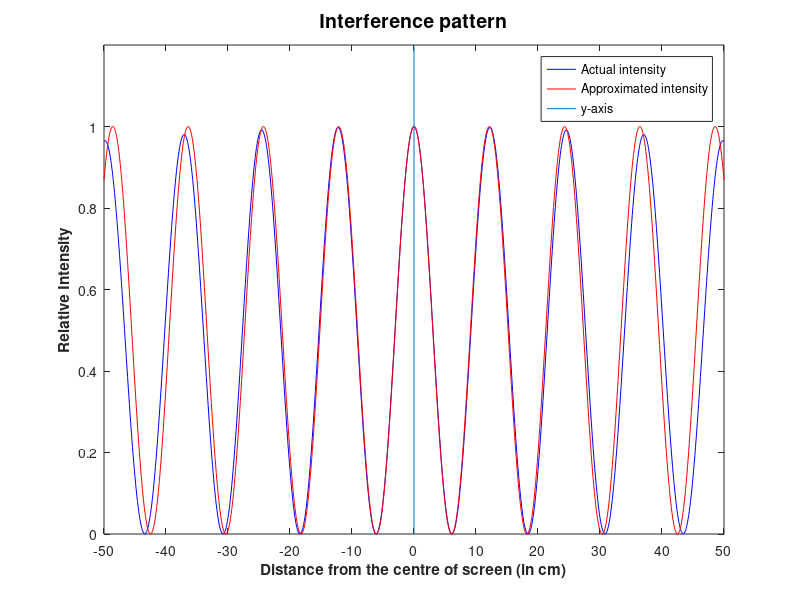

Reproduce this figure in MATLAB.
% Script to model the interference between 2 point sources
% separated by a distance d and on a line parallel to a screen
% at a distance D.
% variables names as in Fig. 1 in the lab. script
%
% CHANGE THESE VALUES ACCORDING TO YOUR EXPERIMENTAL SETUP:
d=0.63;             % separation between the sources (in m)
D=2.55;             % distance from sources to screen (in m)
lambda=0.03;        % wavelength (in m)
k=2*pi/lambda;
%
x=-0.5:0.001:0.5;   % to cover 50 cm at either side of the centre
theta1=atan((d/2-x)/D);
theta2=atan((d/2+x)/D);
l1=D./cos(theta1);
l2=D./cos(theta2);
j=0+i;
Et=exp(-j*k*l1)./l1+exp(-j*k*l2)./l2;
Et=Et.*conj(Et)/(max(Et)^2);

Et_approx=2/D*cos((k*d*x)/(2*D)); %code to plot the approximation of the intensity
Et_approx=Et_approx.*conj(Et_approx)/(max(Et_approx)^2);

%
y=x*100;            % converting to cm
plot(y,abs(Et),'b')
hold on
plot(y,abs(Et_approx),'r')
axis([-50 50 0 1.2]);
set(gca,'XTick',[-50:10:50])
title('{\bfInterference pattern}','FontSize',14)
xlabel('{\bfDistance from the centre of screen (in cm)}')
ylabel('{\bfRelative Intensity}')
line([0 0],[0 1.2])
legend('Actual intensity','Approximated intensity','y-axis')

% line([-0.5 0.5],[1 1],'linestyle',':')
% text(-0.48, 1.1,'drawn by {\bf <...insert your name here...> }')

